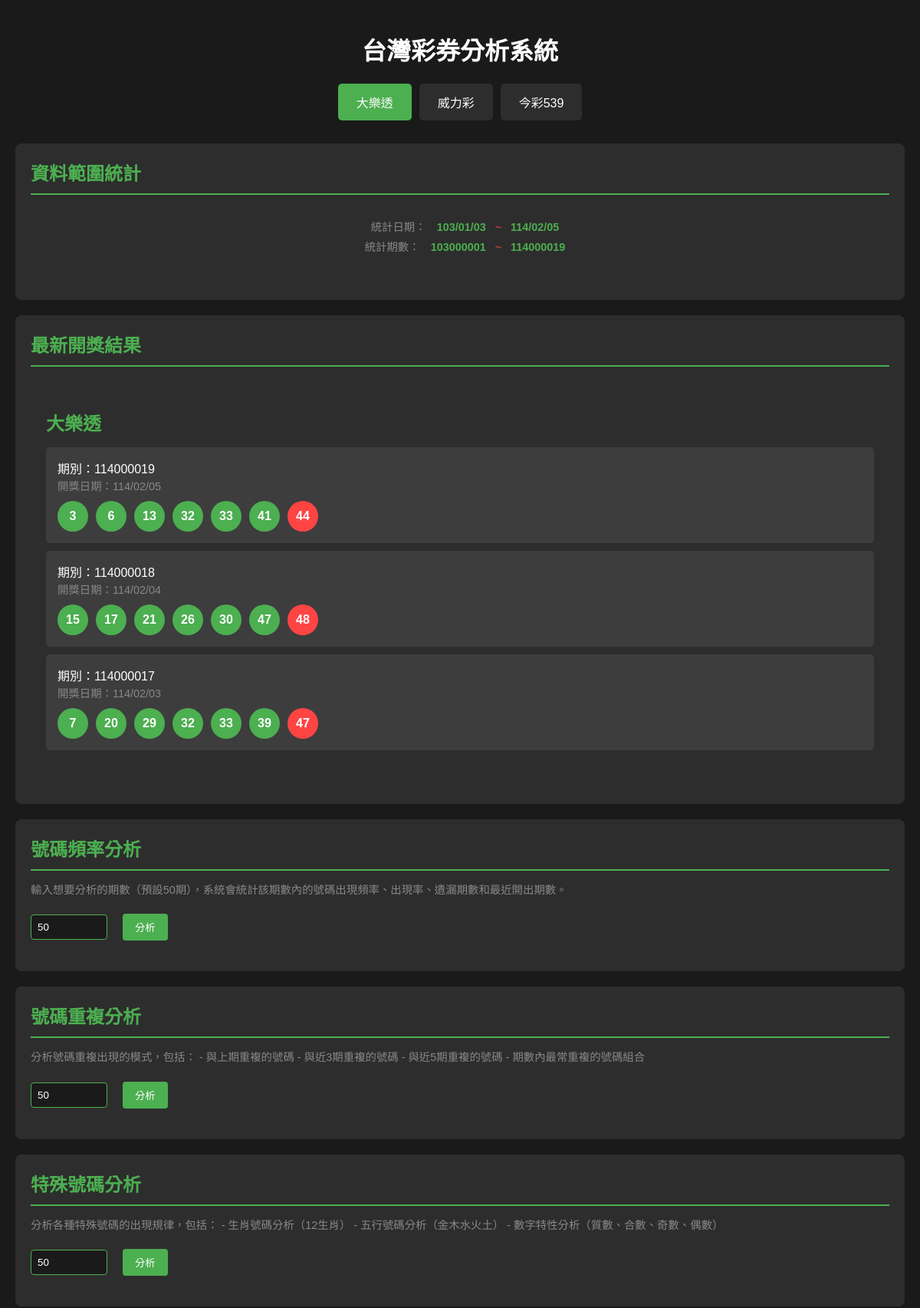
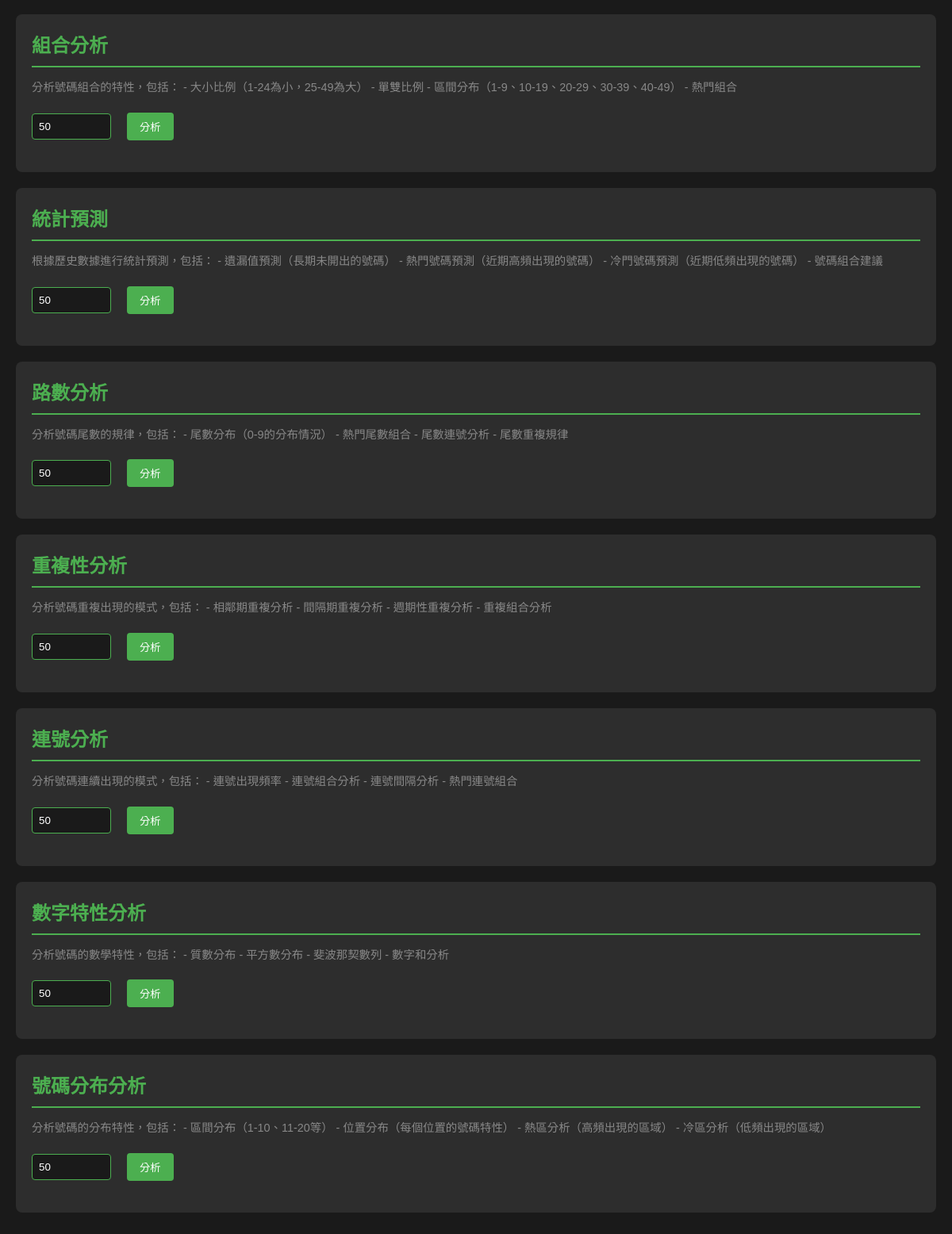
The page / on the database its author committed (2 pictures, top to bottom).
### tables this page shows
CREATE TABLE big_lotto (
        id INTEGER PRIMARY KEY AUTOINCREMENT,
        draw_term TEXT NOT NULL,
        draw_date TEXT NOT NULL,
        num1 INTEGER NOT NULL,
        num2 INTEGER NOT NULL,
        num3 INTEGER NOT NULL,
        num4 INTEGER NOT NULL,
        num5 INTEGER NOT NULL,
        num6 INTEGER NOT NULL,
        special_num INTEGER NOT NULL,
        total_sales INTEGER,
        created_at TIMESTAMP DEFAULT CURRENT_TIMESTAMP
    );

### app.py (the view)
@app.route('/')
def index():
    latest_draws = get_latest_draws()
    data_ranges = get_data_range()
    return render_template('index.html', draws=latest_draws, ranges=data_ranges)

### templates/index.html (shortened to what this page needs)
<!DOCTYPE html>
<html lang="zh-TW">
<head>
</head>
<body>
    <h1>台灣彩券分析系統</h1>
    <div class="tab-buttons">
        <button class="tab-button active" onclick="showLottery('big-lotto')">大樂透</button>
        <button class="tab-button" onclick="showLottery('super-lotto')">威力彩</button>
        <button class="tab-button" onclick="showLottery('daily-cash')">今彩539</button>
    </div>
    <div class="section-container">
        <div class="section-title">資料範圍統計</div>
        <div id="big-lotto-range" class="data-range active">
            <div>
                <span class="range-label">統計日期：</span>
                <span class="range-value">{{ ranges.big_lotto.start }}</span>
                <span class="range-separator">~</span>
                <span class="range-value">{{ ranges.big_lotto.end }}</span>
            </div>
            <div>
                <span class="range-label">統計期數：</span>
                <span class="range-value">{{ ranges.big_lotto.start_term }}</span>
                <span class="range-separator">~</span>
                <span class="range-value">{{ ranges.big_lotto.end_term }}</span>
            </div>
        </div>
    </div>
    <div class="section-container">
        <div class="section-title">最新開獎結果</div>
        <div id="big-lotto" class="lottery-section active">
            <h2 class="lottery-title">大樂透</h2>
            {% for draw in draws.big_lotto %}
            <div class="draw-info">
                <div>期別：{{ draw[0] }}</div>
                <div class="draw-date">開獎日期：{{ draw[1] }}</div>
                <div class="numbers">
                    {% for num in draw[2:8] %}
                    <div class="number">{{ num }}</div>
                    {% endfor %}
                    <div class="number special-number">{{ draw[8] }}</div>
                </div>
            </div>
            {% endfor %}
        </div>
    </div>
    <div class="section-container">
        <div class="section-title">號碼頻率分析</div>
        <div class="section-description">
            輸入想要分析的期數（預設50期），系統會統計該期數內的號碼出現頻率、出現率、遺漏期數和最近開出期數。
        </div>
        <div class="analysis-controls">
            <input type="number" id="analysis-periods" class="analysis-input" placeholder="預設50期" min="1" max="{{ ranges.big_lotto.total }}" value="50">
            <button onclick="showAnalysis()" class="analysis-button">分析</button>
        </div>
    </div>
    <div class="section-container">
        <div class="section-title">號碼重複分析</div>
        <div class="section-description">
            分析號碼重複出現的模式，包括：
            - 與上期重複的號碼
            - 與近3期重複的號碼
            - 與近5期重複的號碼
            - 期數內最常重複的號碼組合
        </div>
        <div class="analysis-controls">
            <input type="number" id="repeat-periods" class="analysis-input" placeholder="預設50期" min="1" max="{{ ranges.big_lotto.total }}" value="50">
            <button onclick="showRepeatAnalysis()" class="analysis-button">分析</button>
        </div>
    </div>
    <div class="section-container">
        <div class="section-title">特殊號碼分析</div>
        <div class="section-description">
            分析各種特殊號碼的出現規律，包括：
            - 生肖號碼分析（12生肖）
            - 五行號碼分析（金木水火土）
            - 數字特性分析（質數、合數、奇數、偶數）
        </div>
        <div class="analysis-controls">
            <input type="number" id="special-periods" class="analysis-input" placeholder="預設50期" min="1" max="{{ ranges.big_lotto.total }}" value="50">
            <button onclick="showSpecialAnalysis()" class="analysis-button">分析</button>
        </div>
    </div>
    <div class="section-container">
        <div class="section-title">組合分析</div>
        <div class="section-description">
            分析號碼組合的特性，包括：
            - 大小比例（1-24為小，25-49為大）
            - 單雙比例
            - 區間分布（1-9、10-19、20-29、30-39、40-49）
            - 熱門組合
        </div>
        <div class="analysis-controls">
            <input type="number" id="combination-periods" class="analysis-input" placeholder="預設50期" min="1" max="{{ ranges.big_lotto.total }}" value="50">
            <button onclick="showCombinationAnalysis()" class="analysis-button">分析</button>
        </div>
    </div>
    <div class="section-container">
        <div class="section-title">統計預測</div>
        <div class="section-description">
            根據歷史數據進行統計預測，包括：
            - 遺漏值預測（長期未開出的號碼）
            - 熱門號碼預測（近期高頻出現的號碼）
            - 冷門號碼預測（近期低頻出現的號碼）
            - 號碼組合建議
        </div>
        <div class="analysis-controls">
            <input type="number" id="prediction-periods" class="analysis-input" placeholder="預設50期" min="1" max="{{ ranges.big_lotto.total }}" value="50">
            <button onclick="showPredictionAnalysis()" class="analysis-button">分析</button>
        </div>
    </div>
    <div class="section-container">
        <div class="section-title">路數分析</div>
        <div class="section-description">
            分析號碼尾數的規律，包括：
            - 尾數分布（0-9的分布情況）
            - 熱門尾數組合
            - 尾數連號分析
            - 尾數重複規律
        </div>
        <div class="analysis-controls">
            <input type="number" id="route-periods" class="analysis-input" placeholder="預設50期" min="1" max="{{ ranges.big_lotto.total }}" value="50">
            <button onclick="showRouteAnalysis()" class="analysis-button">分析</button>
        </div>
    </div>
    <div class="section-container">
        <div class="section-title">重複性分析</div>
        <div class="section-description">
            分析號碼重複出現的模式，包括：
            - 相鄰期重複分析
            - 間隔期重複分析
            - 週期性重複分析
            - 重複組合分析
        </div>
        <div class="analysis-controls">
            <input type="number" id="repetition-periods" class="analysis-input" placeholder="預設50期" min="1" max="{{ ranges.big_lotto.total }}" value="50">
            <button onclick="showRepetitionAnalysis()" class="analysis-button">分析</button>
        </div>
    </div>
    <div class="section-container">
        <div class="section-title">連號分析</div>
        <div class="section-description">
            分析號碼連續出現的模式，包括：
            - 連號出現頻率
            - 連號組合分析
            - 連號間隔分析
            - 熱門連號組合
        </div>
        <div class="analysis-controls">
            <input type="number" id="consecutive-periods" class="analysis-input" placeholder="預設50期" min="1" max="{{ ranges.big_lotto.total }}" value="50">
            <button onclick="showConsecutiveAnalysis()" class="analysis-button">分析</button>
        </div>
    </div>
    <div class="section-container">
        <div class="section-title">數字特性分析</div>
        <div class="section-description">
            分析號碼的數學特性，包括：
            - 質數分布
            - 平方數分布
            - 斐波那契數列
            - 數字和分析
        </div>
        <div class="analysis-controls">
            <input type="number" id="numeric-periods" class="analysis-input" placeholder="預設50期" min="1" max="{{ ranges.big_lotto.total }}" value="50">
            <button onclick="showNumericAnalysis()" class="analysis-button">分析</button>
        </div>
    </div>
    <div class="section-container">
        <div class="section-title">號碼分布分析</div>
        <div class="section-description">
            分析號碼的分布特性，包括：
            - 區間分布（1-10、11-20等）
            - 位置分布（每個位置的號碼特性）
            - 熱區分析（高頻出現的區域）
            - 冷區分析（低頻出現的區域）
        </div>
        <div class="analysis-controls">
            <input type="number" id="distribution-periods" class="analysis-input" placeholder="預設50期" min="1" max="{{ ranges.big_lotto.total }}" value="50">
            <button onclick="showDistributionAnalysis()" class="analysis-button">分析</button>
        </div>
    </div>
</body>
</html>

### templates/index.html (style rules this page uses)
* { box-sizing: border-box; }
body { font-family: Arial, sans-serif; max-width: 1200px; margin: 0 auto; padding: 20px; background-color: #1a1a1a; color: #ffffff; }
h1 { text-align: center; color: #ffffff; }
.tab-buttons { display: flex; justify-content: center; gap: 10px; margin-bottom: 30px; }
.tab-button { padding: 12px 24px; font-size: 16px; border: none; border-radius: 5px; background-color: #2d2d2d; color: #ffffff; cursor: pointer; transition: background-color 0.3s; }
.tab-button.active { background-color: #4CAF50; }
.lottery-section { background-color: #2d2d2d; border-radius: 8px; padding: 20px; margin-bottom: 20px; display: none; }
.lottery-section.active { display: block; }
.lottery-title { color: #4CAF50; margin-bottom: 15px; }
.draw-info { background-color: #3d3d3d; padding: 15px; border-radius: 5px; margin-bottom: 10px; }
.numbers { display: flex; gap: 10px; margin-top: 10px; }
.number { width: 40px; height: 40px; background-color: #4CAF50; border-radius: 50%; display: flex; align-items: center; justify-content: center; font-weight: bold; }
.special-number { background-color: #ff4444; }
.draw-date { color: #888; font-size: 0.9em; }
.data-range { text-align: center; color: #888; margin-bottom: 20px; font-size: 0.9em; padding: 15px; background-color: #2d2d2d; border-radius: 5px; display: none; line-height: 1.8; }
.data-range.active { display: block; }
.range-label { color: #888; display: inline-block; width: 85px; text-align: right; margin-right: 10px; }
.range-value { color: #4CAF50; font-weight: bold; }
.range-separator { color: #ff4444; margin: 0 8px; }
.section-container { background-color: #2d2d2d; border-radius: 8px; padding: 20px; margin: 20px 0; }
.section-title { color: #4CAF50; font-size: 1.5em; font-weight: bold; margin-bottom: 15px; padding-bottom: 10px; border-bottom: 2px solid #4CAF50; }
.section-description { color: #888; margin-bottom: 20px; font-size: 0.9em; line-height: 1.5; }
.analysis-controls { display: flex; gap: 20px; margin-bottom: 20px; align-items: center; }
.analysis-input { padding: 8px; border-radius: 4px; border: 1px solid #4CAF50; background-color: #1a1a1a; color: white; width: 100px; }
.analysis-button { padding: 8px 16px; background-color: #4CAF50; color: white; border: none; border-radius: 4px; cursor: pointer; }

### rows shown on the page
big_lotto: draw_term "114000019", draw_date "114/02/05", 8 "3" "6" "13" "32" "33" "41", special_num "44"
big_lotto: draw_term "114000018", draw_date "114/02/04", 8 "15" "17" "21" "26" "30" "47", special_num "48"
big_lotto: draw_term "114000017", draw_date "114/02/03", 8 "7" "20" "29" "32" "33" "39", special_num "47"

### other values the page prints
{{ ranges.big_lotto.start }} "103/01/03"
{{ ranges.big_lotto.end }} "114/02/05"
{{ ranges.big_lotto.start_term }} "103000001"
{{ ranges.big_lotto.end_term }} "114000019"
